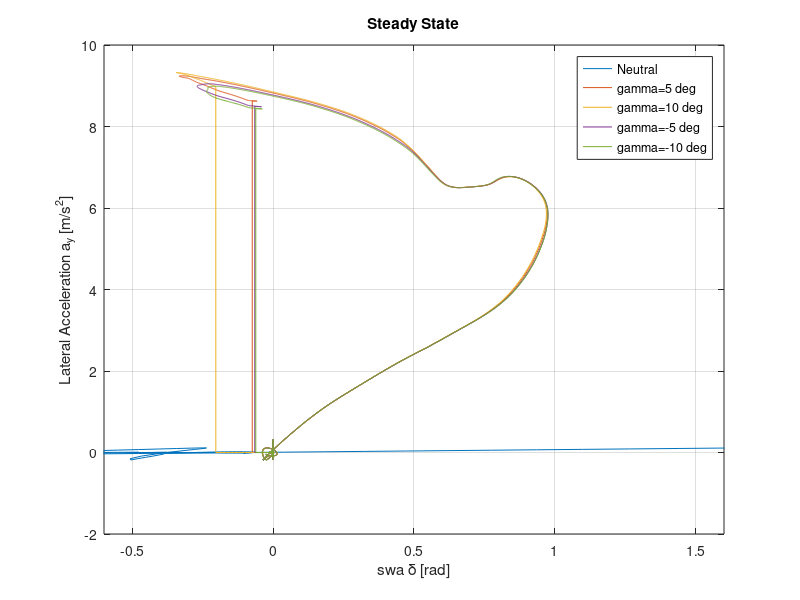
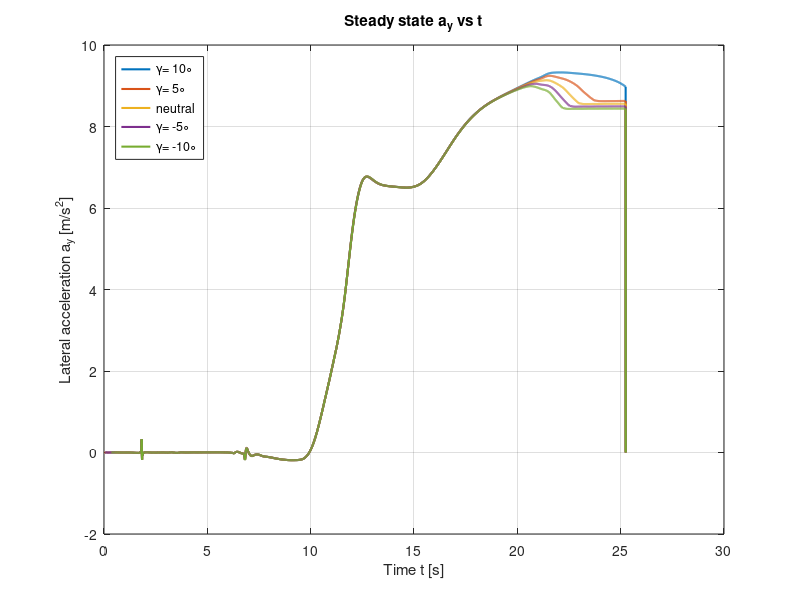
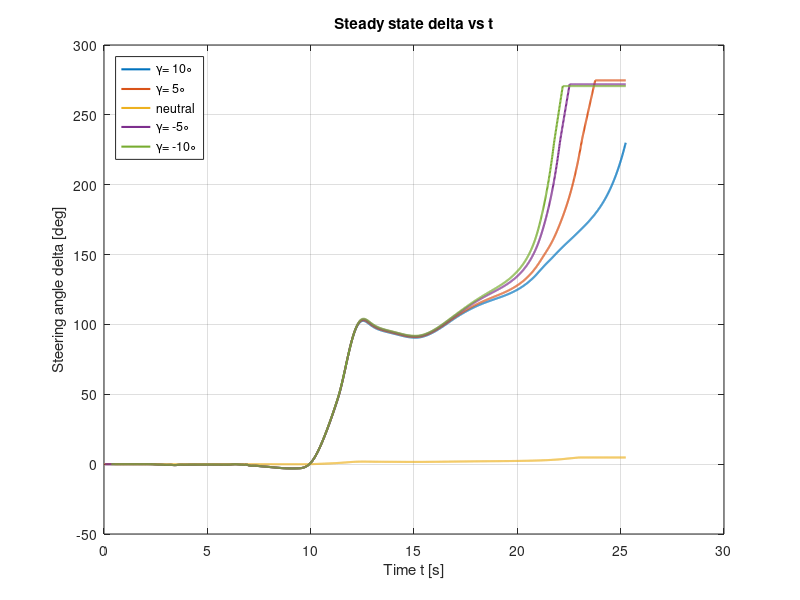
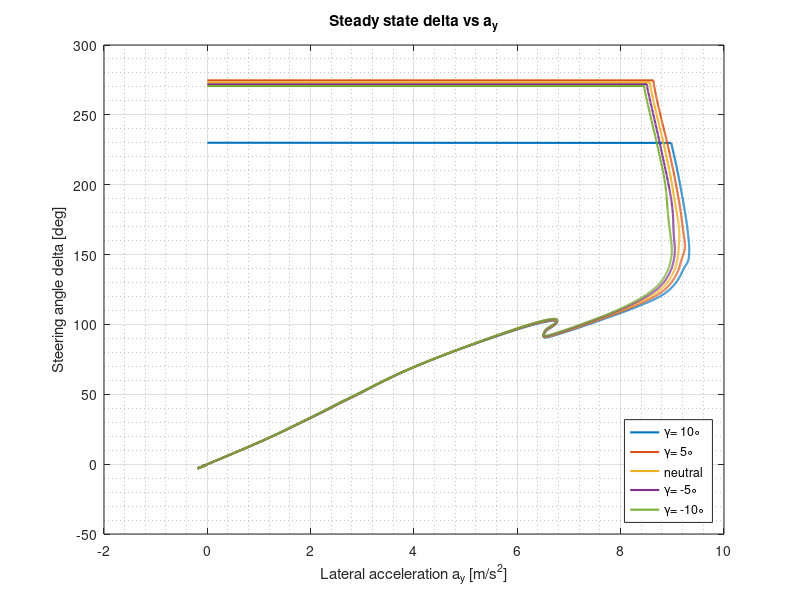

MATLAB code to generate these figures, in order:
%%
clear all;

load("rad_ay.mat");
figure(1);

plot(rad_neu*180/pi, ay_neu);
hold on;
plot(rad_5*180/pi, ay_5);
plot(rad_10*180/pi, ay_10);
plot(rad_neg5*180/pi, ay_neg5);
plot(rad_neg10*180/pi, ay_neg10);
hold off;

xlabel('swa \delta [rad]');
ylabel('Lateral Acceleration a_y [m/s^2]');
title("Steady State");
legend("Neutral","\gamma=5 deg","\gamma=10 deg","\gamma=-5 deg","\gamma=-10 deg","Location","northeast");
grid on;
axis([-0.6 1.6 -2 10]);


%%
% data = cell(1,5);
% 
% for i = 1:2
%     filename_pos = [num2str(5*i),'_SSA_vs_SWA.csv'];
%     filename_neg = [num2str(5*i),'neg_SSA_vs_SWA.csv'];
%     data{i} = importdata(filename_pos);
%     data{6-i} = importdata(filename_neg);
% end
% i = 3;
% filename = 'Neutral_SteerSSA_vs_steerangle.csv';
% data{i} = importdata(filename);
% 
% figure(1);
% for i = 1:size(data,2)
%     
%     hold on;
%     plot(data{i}(:,2), data{i}(:,1));
%     plot(data{i}(:,2), data{i}(:,1));
%     title('Steady State');
% end


%%
clear all;
load("ssa_swa.mat");

figure(2);
plot(t_10, ay_10,'LineWidth',1.5);
hold on;
plot(t_5, ay_5,'LineWidth',1.5);
plot(t_neu, ay_neu,'LineWidth',1.5);
plot(t_neg5, ay_neg5,'LineWidth',1.5);
plot(t_neg10, ay_neg10,'LineWidth',1.5);
hold off;
xlabel("Time t [s]");
ylabel("Lateral acceleration a_y [m/s^2]");
title("Steady state a_y vs t");
grid on;
legend('\gamma= 10\circ','\gamma= 5\circ','neutral','\gamma= -5\circ','\gamma= -10\circ','Location','Northwest');


figure(3);
plot(t_10, rad_10*180/pi,'LineWidth',1.5);
hold on;
plot(t_5, rad_5*180/pi,'LineWidth',1.5);
plot(t_neu, rad_neu,'LineWidth',1.5);
plot(t_neg5, rad_neg5*180/pi,'LineWidth',1.5);
plot(t_neg10, rad_neg10*180/pi,'LineWidth',1.5);
hold off;
xlabel("Time t [s]");
ylabel("Steering angle \delta [deg]");
title("Steady state \delta vs t");
grid on;
legend('\gamma= 10\circ','\gamma= 5\circ','neutral','\gamma= -5\circ','\gamma= -10\circ','Location','Northwest');

%%
figure(4);
plot(ay_10(700:end), rad_10(700:end)*180/pi,'LineWidth',1.5);
hold on;
plot(ay_5(700:end), rad_5(700:end)*180/pi,'LineWidth',1.5);
plot(ay_neu(700:end), rad_neu(700:end)*180/pi,'LineWidth',1.5);
plot(ay_neg5(700:end), rad_neg5(700:end)*180/pi,'LineWidth',1.5);
plot(ay_neg10(700:end), rad_neg10(700:end)*180/pi,'LineWidth',1.5);
hold off;
ylabel("Steering angle \delta [deg]");
xlabel("Lateral acceleration a_y [m/s^2]");
title("Steady state \delta vs a_y");
grid on;
grid minor;
legend('\gamma= 10\circ','\gamma= 5\circ','neutral','\gamma= -5\circ','\gamma= -10\circ','Location','Southeast');
